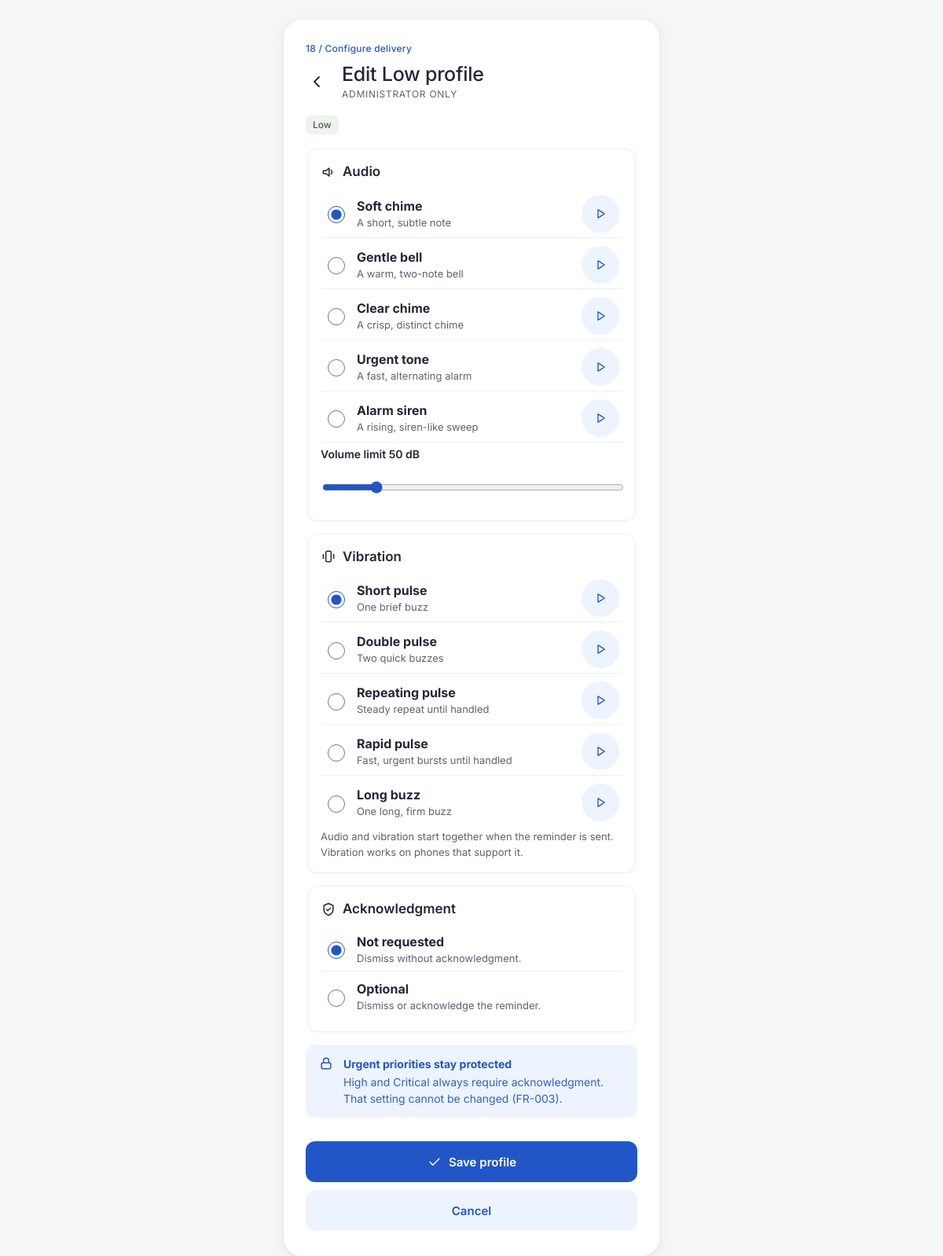
The app's page /admin/profile_edit.php?id=1 (signed in) with its own data.
### tables this page shows
CREATE TABLE notification_profile (
  profile_id          INT          NOT NULL AUTO_INCREMENT,
  admin_id            INT          NOT NULL,
  priority_tier       ENUM('Low','Normal','High','Critical') NOT NULL,
  audio_tone          VARCHAR(50)  NOT NULL,
  decibel_limit       INT          NOT NULL,
  vibration_pattern   VARCHAR(50)  NOT NULL,
  acknowledgment_mode ENUM('NOT_REQUESTED','OPTIONAL','REQUIRED') NOT NULL,
  updated_at          DATETIME     NOT NULL DEFAULT CURRENT_TIMESTAMP,
  PRIMARY KEY (profile_id),
  UNIQUE KEY uq_profile_tier (priority_tier),
  CONSTRAINT fk_profile_admin FOREIGN KEY (admin_id)
    REFERENCES system_administrator (admin_id),
  CONSTRAINT chk_decibel CHECK (decibel_limit BETWEEN 30 AND 110)
);

### includes/db.php (called while the page is built, shortened)
<?php
function db(): PDO
{
    static $pdo = null;
    $options = [
        PDO::ATTR_ERRMODE            => PDO::ERRMODE_EXCEPTION,
        PDO::ATTR_DEFAULT_FETCH_MODE => PDO::FETCH_ASSOC,
        PDO::ATTR_EMULATE_PREPARES   => false,
    ];
    try {
        $dsn = 'mysql:host=' . DB_HOST . ';port=' . DB_PORT . ';dbname=' . DB_NAME . ';charset=utf8mb4';
        $pdo = new PDO($dsn, DB_USER, DB_PASS, $options);
        $pdo->exec("SET time_zone = '+08:00'");
    } catch (PDOException $e) {
        db_unavailable($e->getMessage());
    }
    return $pdo;
}

### admin/profile_edit.php (the view, shortened to what this page needs)
<?php
require_once __DIR__ . '/../includes/layout.php';
$id = (int) ($_GET['id'] ?? $_POST['profile_id'] ?? 0);
$st = db()->prepare('SELECT * FROM notification_profile WHERE profile_id = ?');
$st->execute([$id]);
$p = $st->fetch();
$locked = in_array($p['priority_tier'], ['High', 'Critical'], true);
page_start('Edit ' . $p['priority_tier'] . ' profile', ['sub' => 'ADMINISTRATOR ONLY', 'back' => url('admin/profiles.php'), 'screen' => '18 / Configure delivery']);
?>
<div class="chip-row"><?= priority_chip($p['priority_tier']) ?><span class="chip chip-outline" id="dirty-chip" hidden>Unsaved changes</span></div>
<form method="post" class="form" id="profile-form">
  <fieldset class="card fieldset">
    <legend class="h-section"><?= icon('audio') ?> Audio</legend>
    <?php foreach (AUDIO_TONES as $tone => $desc): ?>
      <label class="radio-row">
        <input type="radio" name="audio_tone" value="<?= h($tone) ?>" <?= $p['audio_tone'] === $tone ? 'checked' : '' ?>>
        <span><b><?= h($tone) ?></b><span class="muted small"><?= h($desc) ?></span></span>
        <button type="button" class="icon-btn icon-btn-soft" data-preview-tone="<?= h($tone) ?>" aria-label="Play <?= h($tone) ?>"><?= icon('play', 18) ?></button>
      </label>
    <?php endforeach; ?>
    <label class="field">
      <span class="label">Volume limit <output id="db-out"><?= (int) $p['decibel_limit'] ?></output> dB</span>
      <input type="range" class="range" name="decibel_limit" min="40" max="100" step="5" value="<?= (int) $p['decibel_limit'] ?>" id="db-range">
    </label>
  </fieldset>
  <fieldset class="card fieldset">
    <legend class="h-section"><?= icon('vibrate') ?> Vibration</legend>
    <?php foreach (VIBRATIONS as $v => $desc): ?>
      <label class="radio-row">
        <input type="radio" name="vibration_pattern" value="<?= h($v) ?>" <?= $p['vibration_pattern'] === $v ? 'checked' : '' ?>>
        <span><b><?= h($v) ?></b><span class="muted small"><?= h($desc) ?></span></span>
        <button type="button" class="icon-btn icon-btn-soft" data-preview-vib="<?= h($v) ?>" aria-label="Test <?= h($v) ?>"><?= icon('play', 18) ?></button>
      </label>
    <?php endforeach; ?>
    <p class="muted small">Audio and vibration start together when the reminder is sent. Vibration works on phones that support it.</p>
  </fieldset>
  <fieldset class="card fieldset">
    <legend class="h-section"><?= icon('shield') ?> Acknowledgment</legend>
    <?php if ($locked): ?>
      <label class="radio-row is-locked"><input type="radio" checked disabled><span><b>Required</b><span class="muted small">The alert stays active until the user acknowledges it.</span></span><?= icon('lock', 18) ?></label>
    <?php else: ?>
      <label class="radio-row"><input type="radio" name="acknowledgment_mode" value="NOT_REQUESTED" <?= $p['acknowledgment_mode'] === 'NOT_REQUESTED' ? 'checked' : '' ?>><span><b>Not requested</b><span class="muted small">Dismiss without acknowledgment.</span></span></label>
      <label class="radio-row"><input type="radio" name="acknowledgment_mode" value="OPTIONAL" <?= $p['acknowledgment_mode'] === 'OPTIONAL' ? 'checked' : '' ?>><span><b>Optional</b><span class="muted small">Dismiss or acknowledge the reminder.</span></span></label>
    <?php endif; ?>
  </fieldset>
  <div class="banner banner-info"><?= icon('lock') ?><div><b>Urgent priorities stay protected</b><span>High and Critical always require acknowledgment. That setting cannot be changed (FR-003).</span></div></div>
  <div class="sticky-cta">
    <button class="btn btn-primary btn-block" type="submit"><?= icon('check') ?> Save profile</button>
    <a class="btn btn-soft btn-block" href="<?= h(url('admin/profiles.php')) ?>">Cancel</a>
  </div>
</form>

### includes/functions.php (shortened to what this page needs)
<?php
require_once __DIR__ . '/db.php';
function h($v): string
{
    return htmlspecialchars((string) $v, ENT_QUOTES, 'UTF-8');
}
function url(string $path = ''): string
{
    return BASE_URL . '/' . ltrim($path, '/');
}
function priority_class(string $p): string
{
    return 'p-' . strtolower($p);
}
function priority_chip(string $p): string
{
    return '<span class="chip ' . priority_class($p) . '">' . h($p) . '</span>';
}
function icon(string $name, int $size = 20): string
{
    $p = [
        'back'     => '<path d="M15 18l-6-6 6-6"/>',
        'chev'     => '<path d="M9 6l6 6-6 6"/>',
        'plus'     => '<path d="M12 5v14M5 12h14"/>',
        'arrow'    => '<path d="M5 12h14M13 6l6 6-6 6"/>',
        'check'    => '<path d="M5 12.5l4.5 4.5L19 7.5"/>',
        'bell'     => '<path d="M6 16V11a6 6 0 1112 0v5l1.5 2h-15L6 16z"/><path d="M10 20a2 2 0 004 0"/>',
        'cal'      => '<rect x="4" y="5" width="16" height="15" rx="2"/><path d="M4 10h16M9 3v4M15 3v4"/>',
        'audio'    => '<path d="M4 10v4h4l5 4V6L8 10H4z"/><path d="M16 9a4 4 0 010 6"/>',
        'vibrate'  => '<rect x="8" y="4" width="8" height="16" rx="2"/><path d="M4 9v6M20 9v6"/>',
        'shield'   => '<path d="M12 3l7 3v6c0 4.5-3 7.5-7 9-4-1.5-7-4.5-7-9V6l7-3z"/><path d="M9 12l2 2 4-4"/>',
        'info'     => '<circle cx="12" cy="12" r="9"/><path d="M12 11v5M12 8h.01"/>',
        'alert'    => '<circle cx="12" cy="12" r="9"/><path d="M12 7v6M12 16h.01"/>',
        'lock'     => '<rect x="5" y="11" width="14" height="9" rx="2"/><path d="M8 11V8a4 4 0 118 0v3"/>',
        'mail'     => '<rect x="3" y="5" width="18" height="14" rx="2"/><path d="M3 7l9 6 9-6"/>',
        'eye'      => '<path d="M2 12s3.5-7 10-7 10 7 10 7-3.5 7-10 7S2 12 2 12z"/><circle cx="12" cy="12" r="3"/>',
        'edit'     => '<path d="M4 20h4L19 9l-4-4L4 16v4z"/>',
        'trash'    => '<path d="M4 7h16M9 7V4h6v3M6 7l1 13h10l1-13"/>',
        'logout'   => '<path d="M15 4h4v16h-4M10 8l-4 4 4 4M6 12h10"/>',
        'user'     => '<circle cx="12" cy="8" r="4"/><path d="M4 20c1.5-4 5-5 8-5s6.5 1 8 5"/>',
        'sliders'  => '<path d="M4 6h10M18 6h2M4 12h4M12 12h8M4 18h12M20 18h0"/><circle cx="16" cy="6" r="2"/><circle cx="10" cy="12" r="2"/><circle cx="18" cy="18" r="2"/>',
        'play'     => '<path d="M8 5l11 7-11 7V5z"/>',
        'undo'     => '<path d="M9 14L4 9l5-5"/><path d="M4 9h11a5 5 0 010 10h-3"/>',
        'clock'    => '<circle cx="12" cy="12" r="9"/><path d="M12 7v5l3 2"/>',
        'list'     => '<path d="M8 6h12M8 12h12M8 18h12M4 6h.01M4 12h.01M4 18h.01"/>',
        'users'    => '<circle cx="9" cy="8" r="3.5"/><path d="M2.5 20c1-3.5 4-4.5 6.5-4.5s5.5 1 6.5 4.5"/><path d="M16 4.5a3.5 3.5 0 010 7M18 15.5c2 .5 3 2 3.5 4.5"/>',
        'x'        => '<path d="M6 6l12 12M18 6L6 18"/>',
        'send'     => '<path d="M4 12l16-8-6 16-2-6-8-2z"/>',
    ][$name] ?? '';
    return '<svg class="ic" width="' . $size . '" height="' . $size . '" viewBox="0 0 24 24" fill="none" stroke="currentColor" stroke-width="1.8" stroke-linecap="round" stroke-linejoin="round" aria-hidden="true">' . $p . '</svg>';
}

### assets/css/app.css (style rules this page uses)
:root { --primary: #2256c7; --primary-press: #1a46a6; --primary-soft: #edf3ff; --ink: #242739; --muted: #5f6272; --line: #d9dce3; --line-soft: #eceef2; --bg: #f5f6f8; --surface: #ffffff; --crit: #b44348; --crit-bg: #fbecee; --high: #8f5a17; --high-bg: #fcf1dd; --norm: #2256c7; --norm-bg: #edf3ff; --low: #4f5d52; --low-bg: #eff2ee; --ok: #23774a; --ok-bg: #e8f5ee; --radius: 12px; --radius-lg: 18px; --tap: 48px; --action: 52px; --shadow: 0 1px 2px rgba(36, 39, 57, .06), 0 4px 16px rgba(36, 39, 57, .06); --font: "Inter", "Segoe UI", system-ui, -apple-system, Roboto, Arial, sans-serif; }
* { box-sizing: border-box; }
html { -webkit-text-size-adjust: 100%; }
body { margin: 0; background: var(--bg); color: var(--ink); font-family: var(--font); font-size: 16px; line-height: 1.5; -webkit-font-smoothing: antialiased; }
a { color: var(--primary); }
@media (min-width: 560px) { body { padding: 24px 0; } }
.h-section { font-size: 17px; font-weight: 600; margin: 0; display: flex; align-items: center; gap: 8px; }
.muted { color: var(--muted); margin: 0; }
.small { font-size: 13px; }
p { margin: 0; }
.ic { flex: none; vertical-align: middle; }
.btn { display: inline-flex; align-items: center; justify-content: center; gap: 8px; min-height: var(--action); padding: 0 20px; border-radius: var(--radius); font: 600 15px/1 var(--font); text-decoration: none; cursor: pointer; border: 1px solid transparent; transition: background .15s, transform .05s, box-shadow .15s; }
.btn-block { width: 100%; }
.btn-primary { background: var(--primary); color: #fff; }
.btn-soft { background: var(--primary-soft); color: var(--primary); }
.icon-btn { display: inline-grid; place-items: center; width: var(--tap); height: var(--tap); border-radius: 12px; color: var(--ink); background: none; border: 0; cursor: pointer; margin-left: -10px; flex: none; }
.icon-btn-soft { margin: 0; background: var(--primary-soft); color: var(--primary); width: 48px; height: 48px; border-radius: 50%; }
.chip { display: inline-flex; align-items: center; height: 24px; padding: 0 9px; border-radius: 7px; font-size: 12px; font-weight: 500; white-space: nowrap; }
.p-low { background: var(--low-bg); color: var(--low); }
.chip-row { display: flex; gap: 8px; flex-wrap: wrap; align-items: center; }
.form { display: flex; flex-direction: column; gap: 16px; }
.field { display: flex; flex-direction: column; gap: 6px; border: 0; padding: 0; margin: 0; min-width: 0; }
.label { font-size: 14px; font-weight: 600; padding: 0; }
.range { width: 100%; accent-color: var(--primary); height: var(--tap); }
.fieldset { border: 1px solid var(--line-soft); display: flex; flex-direction: column; gap: 4px; }
.fieldset legend { padding: 0 6px; margin-left: -6px; float: left; width: 100%; margin-bottom: 6px; }
.radio-row { display: flex; align-items: center; gap: 12px; min-height: 56px; padding: 6px 4px; border-bottom: 1px solid var(--line-soft); cursor: pointer; }
.radio-row:last-of-type { border-bottom: 0; }
.radio-row > span { flex: 1; display: flex; flex-direction: column; }
.radio-row input[type="radio"] { width: 22px; height: 22px; accent-color: var(--primary); flex: none; }
.banner { display: flex; gap: 12px; padding: 14px 16px; border-radius: var(--radius); align-items: flex-start; }
.banner > div { display: flex; flex-direction: column; gap: 2px; font-size: 14px; }
.banner b { font-size: 14px; }
.banner-info { background: var(--primary-soft); color: var(--primary); }
.banner-info span, .banner-error span { color: inherit; opacity: .92; }
.card { background: #fff; border: 1px solid var(--line-soft); border-radius: var(--radius); padding: 16px; box-shadow: 0 1px 2px rgba(36,39,57,.04); }
.sticky-cta { position: sticky; bottom: 0; margin-top: auto; padding: 14px 0 4px; background: linear-gradient(to bottom, rgba(255,255,255,0), #fff 18px); display: flex; flex-direction: column; gap: 10px; z-index: 5; }

### records on screen
notification_profile: priority_tier "Low", audio_tone "☑ Soft chime A short, subtle not", audio_tone "Soft chime", audio_tone "☐ Gentle bell A warm, two-note b", audio_tone "☐ Clear chime A crisp, distinct", audio_tone "☐ Urgent tone A fast, alternatin", audio_tone "☐ Alarm siren A rising, siren-li", decibel_limit "50", vibration_pattern "☑ Short pulse One brief buzz", vibration_pattern "Short pulse", vibration_pattern "☐ Double pulse Two quick buzzes", vibration_pattern "☐ Repeating pulse Steady repeat", vibration_pattern "☐ Rapid pulse Fast, urgent burst", vibration_pattern "☐ Long buzz One long, firm buzz", acknowledgment_mode "☑ Not requested Dismiss without", acknowledgment_mode "☐ Optional Dismiss or acknowledg"

### other values on screen
$o['screen'] "18 / Configure delivery"
$title "Edit Low profile"
$o['sub'] "ADMINISTRATOR ONLY"
$desc "A short, subtle note"
$tone "Gentle bell"
$desc "A warm, two-note bell"
$tone "Clear chime"
$desc "A crisp, distinct chime"
$tone "Urgent tone"
$desc "A fast, alternating alarm"
$tone "Alarm siren"
$desc "A rising, siren-like sweep"
$desc "One brief buzz"
$v "Double pulse"
$desc "Two quick buzzes"
